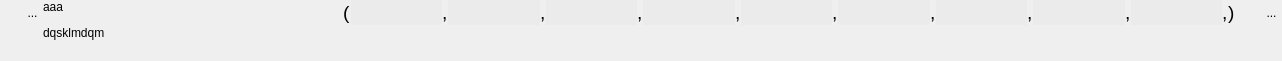
<?xml version="1.0" encoding="UTF-8"?>
<ui version="4.0">
 <class>WidgetTuple10</class>
 <widget class="QWidget" name="WidgetTuple10">
  <property name="geometry">
   <rect>
    <x>0</x>
    <y>0</y>
    <width>1282</width>
    <height>61</height>
   </rect>
  </property>
  <property name="sizePolicy">
   <sizepolicy hsizetype="Preferred" vsizetype="Minimum">
    <horstretch>0</horstretch>
    <verstretch>0</verstretch>
   </sizepolicy>
  </property>
  <property name="minimumSize">
   <size>
    <width>0</width>
    <height>0</height>
   </size>
  </property>
  <property name="windowTitle">
   <string>Form</string>
  </property>
  <layout class="QHBoxLayout" name="horizontalLayout_3">
   <property name="spacing">
    <number>0</number>
   </property>
   <property name="leftMargin">
    <number>1</number>
   </property>
   <property name="topMargin">
    <number>0</number>
   </property>
   <property name="rightMargin">
    <number>0</number>
   </property>
   <property name="bottomMargin">
    <number>1</number>
   </property>
   <item>
    <layout class="QVBoxLayout" name="verticalLayout_2">
     <property name="spacing">
      <number>0</number>
     </property>
     <item>
      <layout class="QHBoxLayout" name="horizontalLayout_2">
       <property name="spacing">
        <number>0</number>
       </property>
       <property name="sizeConstraint">
        <enum>QLayout::SetFixedSize</enum>
       </property>
       <item>
        <spacer name="horizontalSpacer_3">
         <property name="orientation">
          <enum>Qt::Horizontal</enum>
         </property>
         <property name="sizeType">
          <enum>QSizePolicy::Fixed</enum>
         </property>
         <property name="sizeHint" stdset="0">
          <size>
           <width>21</width>
           <height>20</height>
          </size>
         </property>
        </spacer>
       </item>
       <item>
        <widget class="MonBoutonValide" name="RBValide">
         <property name="minimumSize">
          <size>
           <width>21</width>
           <height>25</height>
          </size>
         </property>
         <property name="maximumSize">
          <size>
           <width>21</width>
           <height>25</height>
          </size>
         </property>
         <property name="focusPolicy">
          <enum>Qt::ClickFocus</enum>
         </property>
         <property name="toolTip">
          <string>Affiche le rapport de validation du mot-clef</string>
         </property>
         <property name="styleSheet">
          <string notr="true">border : 0px</string>
         </property>
         <property name="text">
          <string>...</string>
         </property>
         <property name="icon">
          <iconset>
           <normaloff>../Editeur/icons/ast-green-ball.png</normaloff>../Editeur/icons/ast-green-ball.png</iconset>
         </property>
         <property name="iconSize">
          <size>
           <width>25</width>
           <height>25</height>
          </size>
         </property>
        </widget>
       </item>
      </layout>
     </item>
     <item>
      <spacer name="verticalSpacer_2">
       <property name="orientation">
        <enum>Qt::Vertical</enum>
       </property>
       <property name="sizeHint" stdset="0">
        <size>
         <width>20</width>
         <height>5</height>
        </size>
       </property>
      </spacer>
     </item>
    </layout>
   </item>
   <item>
    <widget class="MonLabelClic" name="label">
     <property name="sizePolicy">
      <sizepolicy hsizetype="Fixed" vsizetype="Preferred">
       <horstretch>0</horstretch>
       <verstretch>0</verstretch>
      </sizepolicy>
     </property>
     <property name="minimumSize">
      <size>
       <width>300</width>
       <height>25</height>
      </size>
     </property>
     <property name="maximumSize">
      <size>
       <width>178</width>
       <height>16777215</height>
      </size>
     </property>
     <property name="frameShape">
      <enum>QFrame::NoFrame</enum>
     </property>
     <property name="text">
      <string>&lt;html&gt;&lt;head/&gt;&lt;body&gt;&lt;p&gt;aaa&lt;/p&gt;&lt;p&gt;dqsklmdqm&lt;/p&gt;&lt;/body&gt;&lt;/html&gt;</string>
     </property>
     <property name="scaledContents">
      <bool>false</bool>
     </property>
     <property name="alignment">
      <set>Qt::AlignLeading|Qt::AlignLeft|Qt::AlignTop</set>
     </property>
    </widget>
   </item>
   <item>
    <layout class="QVBoxLayout" name="verticalLayout">
     <item>
      <layout class="QHBoxLayout" name="horizontalLayout">
       <item>
        <widget class="QLabel" name="label_2">
         <property name="text">
          <string>&lt;html&gt;&lt;head/&gt;&lt;body&gt;&lt;p&gt;&lt;span style=&quot; font-size:14pt;&quot;&gt;(&lt;/span&gt;&lt;/p&gt;&lt;/body&gt;&lt;/html&gt;</string>
         </property>
        </widget>
       </item>
       <item>
        <widget class="QLineEdit" name="lineEditVal1">
         <property name="sizePolicy">
          <sizepolicy hsizetype="Preferred" vsizetype="Fixed">
           <horstretch>0</horstretch>
           <verstretch>0</verstretch>
          </sizepolicy>
         </property>
         <property name="minimumSize">
          <size>
           <width>0</width>
           <height>25</height>
          </size>
         </property>
         <property name="maximumSize">
          <size>
           <width>805</width>
           <height>16777215</height>
          </size>
         </property>
         <property name="styleSheet">
          <string notr="true">background:rgb(235,235,235);
border:0px;</string>
         </property>
        </widget>
       </item>
       <item>
        <widget class="QLabel" name="label_4">
         <property name="text">
          <string>&lt;html&gt;&lt;head/&gt;&lt;body&gt;&lt;p&gt;&lt;span style=&quot; font-size:14pt;&quot;&gt;,&lt;/span&gt;&lt;/p&gt;&lt;/body&gt;&lt;/html&gt;</string>
         </property>
        </widget>
       </item>
       <item>
        <widget class="QLineEdit" name="lineEditVal2">
         <property name="sizePolicy">
          <sizepolicy hsizetype="Preferred" vsizetype="Fixed">
           <horstretch>0</horstretch>
           <verstretch>0</verstretch>
          </sizepolicy>
         </property>
         <property name="minimumSize">
          <size>
           <width>0</width>
           <height>25</height>
          </size>
         </property>
         <property name="maximumSize">
          <size>
           <width>805</width>
           <height>16777215</height>
          </size>
         </property>
         <property name="focusPolicy">
          <enum>Qt::StrongFocus</enum>
         </property>
         <property name="styleSheet">
          <string notr="true">background:rgb(235,235,235);
border:0px;</string>
         </property>
        </widget>
       </item>
       <item>
        <widget class="QLabel" name="label_3">
         <property name="text">
          <string>&lt;html&gt;&lt;head/&gt;&lt;body&gt;&lt;p&gt;&lt;span style=&quot; font-size:14pt;&quot;&gt;,&lt;/span&gt;&lt;/p&gt;&lt;/body&gt;&lt;/html&gt;</string>
         </property>
        </widget>
       </item>
       <item>
        <widget class="QLineEdit" name="lineEditVal3">
         <property name="sizePolicy">
          <sizepolicy hsizetype="Preferred" vsizetype="Fixed">
           <horstretch>0</horstretch>
           <verstretch>0</verstretch>
          </sizepolicy>
         </property>
         <property name="minimumSize">
          <size>
           <width>0</width>
           <height>25</height>
          </size>
         </property>
         <property name="maximumSize">
          <size>
           <width>805</width>
           <height>16777215</height>
          </size>
         </property>
         <property name="focusPolicy">
          <enum>Qt::StrongFocus</enum>
         </property>
         <property name="styleSheet">
          <string notr="true">background:rgb(235,235,235);
border:0px;</string>
         </property>
        </widget>
       </item>
       <item>
        <widget class="QLabel" name="label_8">
         <property name="text">
          <string>&lt;html&gt;&lt;head/&gt;&lt;body&gt;&lt;p&gt;&lt;span style=&quot; font-size:14pt;&quot;&gt;,&lt;/span&gt;&lt;/p&gt;&lt;/body&gt;&lt;/html&gt;</string>
         </property>
        </widget>
       </item>
       <item>
        <widget class="LECustomTuple" name="lineEditVal_4">
         <property name="sizePolicy">
          <sizepolicy hsizetype="Expanding" vsizetype="Fixed">
           <horstretch>0</horstretch>
           <verstretch>0</verstretch>
          </sizepolicy>
         </property>
         <property name="minimumSize">
          <size>
           <width>0</width>
           <height>25</height>
          </size>
         </property>
         <property name="maximumSize">
          <size>
           <width>10000</width>
           <height>16777215</height>
          </size>
         </property>
         <property name="focusPolicy">
          <enum>Qt::StrongFocus</enum>
         </property>
         <property name="styleSheet">
          <string notr="true">background:rgb(235,235,235);
border:0px;</string>
         </property>
        </widget>
       </item>
       <item>
        <widget class="QLabel" name="label_9">
         <property name="text">
          <string>&lt;html&gt;&lt;head/&gt;&lt;body&gt;&lt;p&gt;&lt;span style=&quot; font-size:14pt;&quot;&gt;,&lt;/span&gt;&lt;/p&gt;&lt;/body&gt;&lt;/html&gt;</string>
         </property>
        </widget>
       </item>
       <item>
        <widget class="LECustomTuple" name="lineEditVal_5">
         <property name="sizePolicy">
          <sizepolicy hsizetype="Expanding" vsizetype="Fixed">
           <horstretch>0</horstretch>
           <verstretch>0</verstretch>
          </sizepolicy>
         </property>
         <property name="minimumSize">
          <size>
           <width>0</width>
           <height>25</height>
          </size>
         </property>
         <property name="maximumSize">
          <size>
           <width>10000</width>
           <height>16777215</height>
          </size>
         </property>
         <property name="focusPolicy">
          <enum>Qt::StrongFocus</enum>
         </property>
         <property name="styleSheet">
          <string notr="true">background:rgb(235,235,235);
border:0px;</string>
         </property>
        </widget>
       </item>
       <item>
        <widget class="QLabel" name="label_10">
         <property name="text">
          <string>&lt;html&gt;&lt;head/&gt;&lt;body&gt;&lt;p&gt;&lt;span style=&quot; font-size:14pt;&quot;&gt;,&lt;/span&gt;&lt;/p&gt;&lt;/body&gt;&lt;/html&gt;</string>
         </property>
        </widget>
       </item>
       <item>
        <widget class="LECustomTuple" name="lineEditVal_6">
         <property name="sizePolicy">
          <sizepolicy hsizetype="Expanding" vsizetype="Fixed">
           <horstretch>0</horstretch>
           <verstretch>0</verstretch>
          </sizepolicy>
         </property>
         <property name="minimumSize">
          <size>
           <width>0</width>
           <height>25</height>
          </size>
         </property>
         <property name="maximumSize">
          <size>
           <width>10000</width>
           <height>16777215</height>
          </size>
         </property>
         <property name="focusPolicy">
          <enum>Qt::StrongFocus</enum>
         </property>
         <property name="styleSheet">
          <string notr="true">background:rgb(235,235,235);
border:0px;</string>
         </property>
        </widget>
       </item>
       <item>
        <widget class="QLabel" name="label_11">
         <property name="text">
          <string>&lt;html&gt;&lt;head/&gt;&lt;body&gt;&lt;p&gt;&lt;span style=&quot; font-size:14pt;&quot;&gt;,&lt;/span&gt;&lt;/p&gt;&lt;/body&gt;&lt;/html&gt;</string>
         </property>
        </widget>
       </item>
       <item>
        <widget class="LECustomTuple" name="lineEditVal_8">
         <property name="sizePolicy">
          <sizepolicy hsizetype="Expanding" vsizetype="Fixed">
           <horstretch>0</horstretch>
           <verstretch>0</verstretch>
          </sizepolicy>
         </property>
         <property name="minimumSize">
          <size>
           <width>0</width>
           <height>25</height>
          </size>
         </property>
         <property name="maximumSize">
          <size>
           <width>10000</width>
           <height>16777215</height>
          </size>
         </property>
         <property name="focusPolicy">
          <enum>Qt::StrongFocus</enum>
         </property>
         <property name="styleSheet">
          <string notr="true">background:rgb(235,235,235);
border:0px;</string>
         </property>
        </widget>
       </item>
       <item>
        <widget class="QLabel" name="label_12">
         <property name="text">
          <string>&lt;html&gt;&lt;head/&gt;&lt;body&gt;&lt;p&gt;&lt;span style=&quot; font-size:14pt;&quot;&gt;,&lt;/span&gt;&lt;/p&gt;&lt;/body&gt;&lt;/html&gt;</string>
         </property>
        </widget>
       </item>
       <item>
        <widget class="LECustomTuple" name="lineEditVal_7">
         <property name="sizePolicy">
          <sizepolicy hsizetype="Expanding" vsizetype="Fixed">
           <horstretch>0</horstretch>
           <verstretch>0</verstretch>
          </sizepolicy>
         </property>
         <property name="minimumSize">
          <size>
           <width>0</width>
           <height>25</height>
          </size>
         </property>
         <property name="maximumSize">
          <size>
           <width>10000</width>
           <height>16777215</height>
          </size>
         </property>
         <property name="focusPolicy">
          <enum>Qt::StrongFocus</enum>
         </property>
         <property name="styleSheet">
          <string notr="true">background:rgb(235,235,235);
border:0px;</string>
         </property>
        </widget>
       </item>
       <item>
        <widget class="QLabel" name="label_13">
         <property name="text">
          <string>&lt;html&gt;&lt;head/&gt;&lt;body&gt;&lt;p&gt;&lt;span style=&quot; font-size:14pt;&quot;&gt;,&lt;/span&gt;&lt;/p&gt;&lt;/body&gt;&lt;/html&gt;</string>
         </property>
        </widget>
       </item>
       <item>
        <widget class="LECustomTuple" name="lineEditVal_9">
         <property name="sizePolicy">
          <sizepolicy hsizetype="Expanding" vsizetype="Fixed">
           <horstretch>0</horstretch>
           <verstretch>0</verstretch>
          </sizepolicy>
         </property>
         <property name="minimumSize">
          <size>
           <width>0</width>
           <height>25</height>
          </size>
         </property>
         <property name="maximumSize">
          <size>
           <width>10000</width>
           <height>16777215</height>
          </size>
         </property>
         <property name="focusPolicy">
          <enum>Qt::StrongFocus</enum>
         </property>
         <property name="styleSheet">
          <string notr="true">background:rgb(235,235,235);
border:0px;</string>
         </property>
        </widget>
       </item>
       <item>
        <widget class="QLabel" name="label_15">
         <property name="text">
          <string>&lt;html&gt;&lt;head/&gt;&lt;body&gt;&lt;p&gt;&lt;span style=&quot; font-size:14pt;&quot;&gt;,&lt;/span&gt;&lt;/p&gt;&lt;/body&gt;&lt;/html&gt;</string>
         </property>
        </widget>
       </item>
       <item>
        <widget class="QLabel" name="label_5">
         <property name="text">
          <string>&lt;html&gt;&lt;head/&gt;&lt;body&gt;&lt;p&gt;&lt;span style=&quot; font-size:14pt;&quot;&gt;)&lt;/span&gt;&lt;/p&gt;&lt;/body&gt;&lt;/html&gt;</string>
         </property>
        </widget>
       </item>
       <item>
        <spacer name="horizontalSpacer">
         <property name="orientation">
          <enum>Qt::Horizontal</enum>
         </property>
         <property name="sizeHint" stdset="0">
          <size>
           <width>40</width>
           <height>20</height>
          </size>
         </property>
        </spacer>
       </item>
       <item>
        <widget class="QToolButton" name="RBPoubelle">
         <property name="minimumSize">
          <size>
           <width>21</width>
           <height>25</height>
          </size>
         </property>
         <property name="maximumSize">
          <size>
           <width>21</width>
           <height>25</height>
          </size>
         </property>
         <property name="focusPolicy">
          <enum>Qt::ClickFocus</enum>
         </property>
         <property name="toolTip">
          <string>Détruit le mot-clef</string>
         </property>
         <property name="styleSheet">
          <string notr="true">border : 0px</string>
         </property>
         <property name="text">
          <string>...</string>
         </property>
         <property name="icon">
          <iconset>
           <normaloff>../Editeur/icons/deleteRond.png</normaloff>../Editeur/icons/deleteRond.png</iconset>
         </property>
         <property name="iconSize">
          <size>
           <width>25</width>
           <height>25</height>
          </size>
         </property>
        </widget>
       </item>
      </layout>
     </item>
     <item>
      <spacer name="verticalSpacer">
       <property name="orientation">
        <enum>Qt::Vertical</enum>
       </property>
       <property name="sizeHint" stdset="0">
        <size>
         <width>20</width>
         <height>13</height>
        </size>
       </property>
      </spacer>
     </item>
    </layout>
   </item>
  </layout>
 </widget>
 <customwidgets>
  <customwidget>
   <class>MonBoutonValide</class>
   <extends>QToolButton</extends>
   <header>monBoutonValide.h</header>
  </customwidget>
  <customwidget>
   <class>MonLabelClic</class>
   <extends>QLabel</extends>
   <header>monLabelClic.h</header>
  </customwidget>
  <customwidget>
   <class>LECustomTuple</class>
   <extends>QLineEdit</extends>
   <header>gereListe.h</header>
  </customwidget>
 </customwidgets>
 <resources/>
 <connections/>
</ui>
